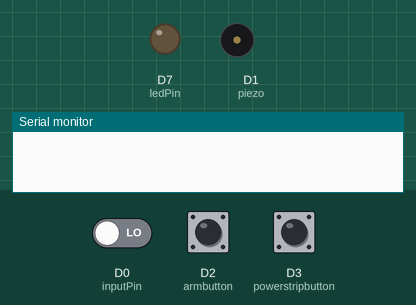
Bench run of a sketch on a simulated Particle Photon. Shown: output pins drawn as LEDs (lit = HIGH), buzzer (waves = sounding), the last lines printed to the serial monitor. The inputs (shaded band) are chosen by the test bench; at power-on: D0 (inputPin) LOW, D2 (armbutton) HIGH, D3 (powerstripbutton) HIGH. The local clock reads 2024-03-15 10:24:30 at power-on unless the sketch sets it; pins used as bus, display or sensor lines are not drawn.

Above: at 1.2 s.
1.3 s: D0 (inputPin) driven HIGH
2.8 s: D2 (armbutton) pulled LOW for 0.15 s
5.9 s: D3 (powerstripbutton) pulled LOW for 0.15 s
9.0 s: D2 (armbutton) pulled LOW for 1 s
At 9.5 s:
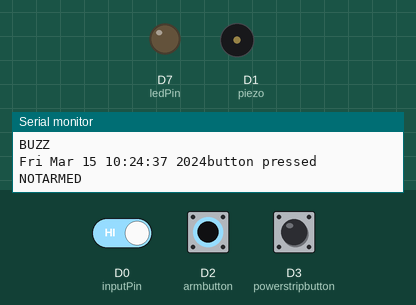
11.5 s: D2 (armbutton) pulled LOW for 3.2 s
At 17.1 s:
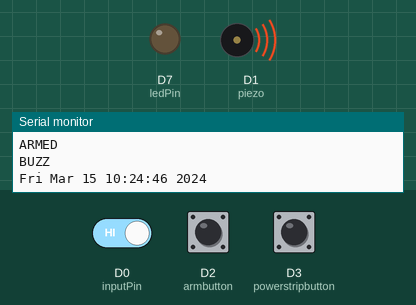
Timing chart, 0 to 18.6 s (numbered marks = the images above; inputs shaded):
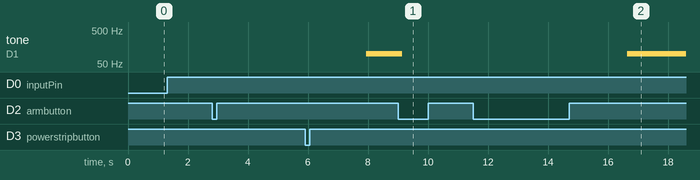

The sketch:

hardware.ino
```cpp
/*
* Project hardware
* Description:
* Author:
* Date:
*/

STARTUP(WiFi.selectAntenna(ANT_AUTO)); // continually switches at high speed between antennas
//variables
int piezo = D1;
bool piezostatus = true;
int inputPin = D0; // pir
int ledPin = D7;                 // choose the pin for the LED
int powerstrip = D6;
int armbutton = D2;
int powerstripbutton = D3;
bool startalarm = false;
bool stripstatus = false;
bool text = false;
bool doorbell = false;
String lastalarm = "Hasn't Gone Off";
String alarmLog = "No Logs Yet";


const String topic = "cse222/alarmproject";
const String texttopic = "cse222/text";


bool armed = false;

//for arm button debouncing
Timer repeat(20,loop2);
int buttonState = 0;
int lastButtonState = 0;
int legitclick = 0;
int reading = (digitalRead(armbutton)==0);
unsigned long lastDebounceTime = 0;
const unsigned long debounceDelay = 100;    // the debounce time; increase if the output flickers


//for arm button debouncing
Timer repeat3(20,loop3);
int buttonState3 = 0;
int lastButtonState3 = 0;
int legitclick3 = 0;
int reading3 = (digitalRead(powerstripbutton)==0);
unsigned long lastDebounceTime3 = 0;
const unsigned long debounceDelay3 = 100;    // the debounce time; increase if the output flickers

//timers
Timer armtimer(5000, armtimerfunction, true);
Timer ICEtimer(10000, ICEfunction, true);


bool currentlyarming = false;

//in case of emergency
void ICEfunction() {
  Serial.println("Call authorities");
  text = true;
  publishState("");

}

//arming shouldn't be instantaneous
void armtimerfunction()
{
  armed = true;
  Serial.println("ARMED");
  currentlyarming = false;
  startalarm=false;
  digitalWrite(powerstrip, LOW);
  stripstatus= false;
  publishState("");

}


// setup() runs once, when the device is first turned on.
void setup()
{
  // Put initialization like pinMode and begin functions here.
  Serial.begin(9600);
  repeat.start();
  repeat3.start();

  pinMode( piezo, OUTPUT );
  pinMode( ledPin, OUTPUT );
  pinMode(inputPin, INPUT);      // set sensor as input
  pinMode(powerstrip, OUTPUT);
  pinMode(armbutton, INPUT_PULLUP);
  pinMode(powerstripbutton, INPUT_PULLUP);

  Particle.function("armfunction", armfunction);
  Particle.function("stripmethod", stripmethod);
  Particle.function("piezoswitch", piezoswitch);

  Particle.function("bell", bell);


  Particle.variable("armed", armed);
  Particle.variable("stripstatus", stripstatus);
  Particle.variable("piezostatus", piezostatus);


  Particle.function("publishState", publishState);

//central time zone
  Time.zone(-6);

  publishState("");

}

//this is so the raspberry pi can call this function and notify the UI
int bell(String blank)
{
  doorbell = true;
  publishState("");
  return 0;
}


//arm function
int armfunction(String blank)
{
  Serial.println("button pressed");
  //armed = !armed;
  if (armed)
  {
    armed = false;
    Serial.println("NOTARMED");
    ICEtimer.stop();
    publishState("");

  }
  else if (currentlyarming == true)
  {
    armtimer.stop();
    armed = false;
    currentlyarming = false;
    Serial.println("NOTARMED");
    publishState("");

  }
  else
  {
    Serial.println("ARMING: 10 seconds");
    currentlyarming = true;
    armtimer.start();
  }
  return 0;
}

//for the power strip
int stripmethod(String blank2)
{
  Serial.println("powerstrip button clicked");
  if (stripstatus==true)
  {
    digitalWrite(powerstrip, LOW);
    stripstatus = false;
    publishState("");

  }
  else
  {
    digitalWrite(powerstrip, HIGH);
    stripstatus = true;
    publishState("");


  }

  legitclick3 = 0;
  return 0;
}


//for the buzzer
int piezoswitch(String blank2)
{
  Serial.println("piezo switch clicked");
  if (piezostatus==true)
  {
    piezostatus = false;
    publishState("");

  }
  else
  {
    piezostatus = true;
    publishState("");
  }

  return 0;
}


//arm debounce logic
void loop2()
{
  // read the state of the switch into a local variable:
  reading = digitalRead(armbutton)==0;

  // check to see if you just pressed the button
  // (i.e. the input went from LOW to HIGH), and you've waited long enough
  // since the last press to ignore any noise:

  // If the switch changed, due to noise or pressing:
  if (reading != lastButtonState)
  {
    // reset the debouncing timer
    lastDebounceTime = millis();
  }

  if ((millis() - lastDebounceTime) > debounceDelay)
  {
    // whatever the reading is at, it's been there for longer than the debounce
    // delay, so take it as the actual current state:

    // if the button state has changed:
    if (reading != buttonState)
    {
      buttonState = reading;
      if (buttonState == HIGH)
      {
        legitclick=1;
      }
    }
  }
  // save the reading. Next time through the loop, it'll be the lastButtonState:
  lastButtonState = reading;
}


//debounce logic
void loop3()
{
  // read the state of the switch into a local variable:
  reading3 = (digitalRead(powerstripbutton)==0);

  // check to see if you just pressed the button
  // (i.e. the input went from LOW to HIGH), and you've waited long enough
  // since the last press to ignore any noise:

  // If the switch changed, due to noise or pressing:
  if (reading3 != lastButtonState3)
  {
    // reset the debouncing timer
    lastDebounceTime3 = millis();
  }

  if ((millis() - lastDebounceTime3) > debounceDelay3)
  {
    // whatever the reading is at, it's been there for longer than the debounce
    // delay, so take it as the actual current state:

    // if the button state has changed:
    if (reading3 != buttonState3)
    {
      buttonState3 = reading3;
      if (buttonState3 == HIGH)
      {
        legitclick3=1;
      }
    }
  }
  // save the reading. Next time through the loop, it'll be the lastButtonState:
  lastButtonState3 = reading3;
}

bool printonce = false;

// loop() runs over and over again, as quickly as it can execute.
void loop()
{
  if (digitalRead(inputPin) == HIGH)
  {
    if (printonce == false)
    {
      Serial.println("picking up motion");
      printonce = true;
    }
  //  digitalWrite(ledPin, HIGH);
  }
  else
  {
  //  digitalWrite(ledPin, LOW);
  }

  if (armed)
  {
    //  digitalWrite(ledPin, HIGH);         // turn LED ON if high
  }
  else
  {
    noTone(piezo);
    //digitalWrite(ledPin, LOW);
  }


  if (armed && (digitalRead(inputPin) == HIGH))
  {  // check if the input is HIGH
    //digitalWrite(ledPin, HIGH);         // turn LED ON if high
    //tone(piezo, 500);
    //Serial.println("BUZZ");
    //  digitalWrite(ledPin, HIGH);         // turn LED ON if high

    if (startalarm==false)
    {
      Serial.println("BUZZ");

      Serial.print(Time.timeStr());
      lastalarm = Time.timeStr();

      if(alarmLog == "No Logs Yet"){
        alarmLog = lastalarm + "; ";
      } else {
        alarmLog = lastalarm + "; " + alarmLog;
      }

      if(piezostatus)
      {
        tone(piezo, 100);
      }
      startalarm = true;
      digitalWrite(powerstrip, HIGH);
      stripstatus = true;
      //start timer to call authorities
      ICEtimer.start();
      publishState("");

    }

  }
  else
  {
    //digitalWrite(ledPin, LOW);         // turn LED ON if high
  }

  //if powerstrip button clicked;
  if ((buttonState3 == 1) && (legitclick3 == 1))
  {
    Serial.println("powerstrip button clicked");
    if (stripstatus==true)
    {
      digitalWrite(powerstrip, LOW);
      stripstatus = false;
      publishState("");

    }
    else
    {
      digitalWrite(powerstrip, HIGH);
      stripstatus = true;
      publishState("");


    }

    legitclick3 = 0;


  }


  //if arm button clicked
  if ((buttonState == 1) && (legitclick == 1))
  {
    Serial.println("button pressed");
    //armed = !armed;
    if (armed)
    {
      armed = false;
      Serial.println("NOTARMED");
      ICEtimer.stop();
      publishState("");

    }
    else if (currentlyarming == true)
    {
      armtimer.stop();
      armed = false;
      currentlyarming = false;
      Serial.println("NOTARMED");
      publishState("");

    }
    else
    {
      Serial.println("ARMING: 10 seconds");
      currentlyarming = true;
      armtimer.start();
    }

    legitclick=0;
  }


}


// Publishes updated states
int publishState(String s)
{

  String data = "{";
  if(armed)
  {
    data += "\"armed\":true";
  } else {
    data += "\"armed\":false";
  }

  data += ", ";

  if(stripstatus)
  {
    data += "\"stripstatus\":true";
  }
  else
  {
    data += "\"stripstatus\":false";
  }

  data += ", ";

  if(piezostatus)
  {
    data += "\"piezostatus\":true";
  }
  else
  {
    data += "\"piezostatus\":false";
  }

  data += ", ";

  if(text)
  {
    data += "\"text\":true";
  }
  else
  {
    data += "\"text\":false";
  }

  data += ", ";

  if(doorbell)
  {
    data += "\"doorbell\":true";
  }
  else
  {
    data += "\"doorbell\":false";
  }

  data += ", ";
  data += "\"lastalarm\":\"";
  data += String(lastalarm);
  data += "\", ";

  data += "\"alarmLog\":\"";
  data += String(alarmLog);

  data += "\"}";

  Particle.publish(topic, data, 1, PRIVATE);
  doorbell = false;


  if(text)
  {
    Particle.publish(texttopic, data, 1, PRIVATE);
    text = false;
  }

  return 0;
}
```

Measured:
- after the input at 9.0 s, tone on D1 (piezo): 100 Hz → silent after 0.14 s
- after the input at 11.5 s, tone on D1 (piezo): silent → 100 Hz after 5.1 s
